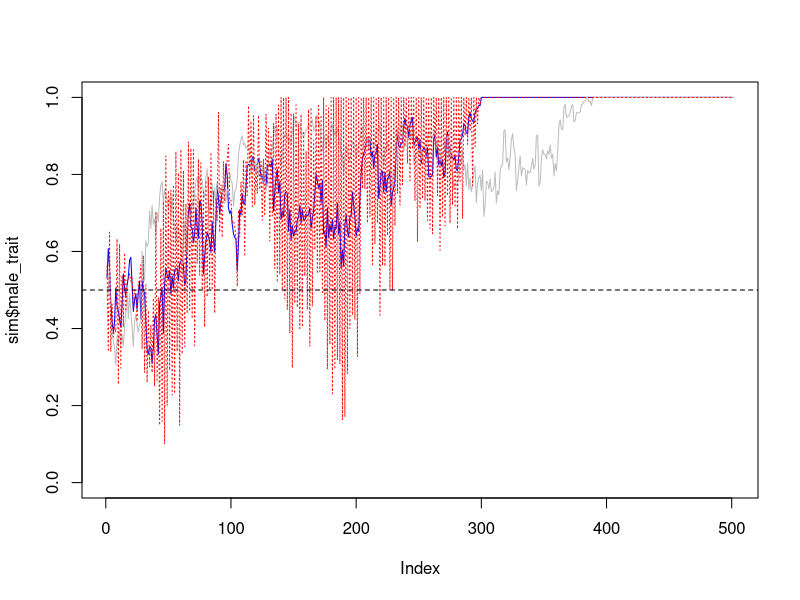

Recreate this plot in R.
#### parameters ####

## list of global parameters
p <- list(
  nb_class = c(1,1), ## i classes of juveniles; non reproductive; only the last observes
  ## j classes of adults; reproductive; only the last does not observe
  K = 200, ## pop size
  female_strategy = "conformity", ## alternatives: "koinophilia" or "conformity"
  survival = 0.9, ## must be < 1
  # ageing = 0.1, ## probability to stay in the same age class from one time step to the nexta
  initial_trait_frequency = 0.5, # initial probability that males have trait 1 (and neutral trait 1)
  # initial_choice_frequency = 0.1, # initial probability that females have chosen trait 1
  n_matings = 10, ## maximum number of matings for males at every time step, must be > 0
  heritability = 1, ## with mutation rate = 1 - heritability
  n_obs = 10, ## maximal number of couples observed per female
  c = 0.6, ## copying rate
  n_steps_removed = 50) ## must be > 0

## dataframe for parameters variation
param_variation <- expand.grid(n_obs = c(4, 6, 8, 10, 15),
                               heritability = 1,
                               c = seq(0.6, 0.8, 0.05))
param_variation_null <- expand.grid(n_obs = 0,
                               heritability = 1,
                               c = seq(0.6, 0.8, 0.05))

## number of replicates per combination of parameters
n_replicates <- 100

## total number of simulations to run
n_simus <- nrow(param_variation) * n_replicates

## number of time steps
n_steps <- 200


#### functions to run simulations ####

# parameters <- p

init_pop <- function(parameters) {
  males <- matrix(NA, nrow = parameters$K, ncol = 4) ## age / trait / neutral trait / alive / nb of matings    
  females <- matrix(NA, nrow = parameters$K, ncol = 7) ## age / trait / neutral trait / alive / observed / preferred / ID male chosen
  colnames(males) <- c("age", "trait", "neutral", "alive")
  colnames(females) <- c("age", "trait", "neutral", "alive", "observed", "preferred", "ID_father")
  ## description of classes
  reproductive = c(rep(FALSE, parameters$nb_class[1]), rep(TRUE, parameters$nb_class[2]))
  observing = c(rep(FALSE, parameters$nb_class[1]-1), TRUE, rep(TRUE, parameters$nb_class[2]-1), FALSE)
  ## initial repartition among age classes
  ## geometric decrease in frequency, based on survival chances
  n <- with(parameters,sum(nb_class))
  pr <- with(parameters, survival^(1:n) / ((survival-survival^(n+1)) / (1-survival))) 
  ## randomly draw number of males
  n_males <- rbinom(1, size = parameters$K, prob = 1/2)
  n_females <- parameters$K - n_males
  ## random repartition of individuals among age classes
  n_males <- as.numeric(rmultinom(1, size = n_males, prob = pr)) # number of males per age class
  n_females <- as.numeric(rmultinom(1, size = n_females, prob = pr)) # number of females per age class
  
  n_tot_females <- sum(n_females) # total number of females
  n_tot_males <- sum(n_males) # total number of males
  
  ## Initialization of age, trait, neutral trait and "who is alive" for females and males
  if (n_tot_females > 0) {
    pos <- 1 : n_tot_females
    females[pos, "age"] <- rep(1:n, times = n_females) # initialization of age in the female matrix
    females[pos, "trait"] <- rbinom(n_tot_females, size = 1, prob = parameters$initial_trait_frequency) # initialization of trait
    females[pos, "neutral"] <- rbinom(n_tot_females, size = 1, prob = parameters$initial_trait_frequency) # initialization of neutral trait
    females[pos, "alive"] <- 1 # initialization of "who is alive"
  }
  if (n_tot_males > 0) {
    pos <- 1 : n_tot_males 
    males[pos, "age"] <- rep(1:n, times = n_males) # initialization of age in the male matrix
    males[pos, "trait"] <- rbinom(n_tot_males, size = 1, prob = parameters$initial_trait_frequency) # initialization of trait
    males[pos, "neutral"] <- rbinom(n_tot_males, size = 1, prob = parameters$initial_trait_frequency) # initialization of neutral trait
    males[pos, "alive"] <- 1 # initialization of "who is alive"
  }
  
  ## Initialization of male chosen for reproductive females
  pos_f <- which(reproductive[females[, 1]]) # positions of reproductive females
  pos_m <- which(reproductive[males[, 1]]) # positions of reproductive males
  if (length(pos_f) > 0 & length(pos_m) > 0) {
    if (length(pos_m) == 1) {
      females[pos_f, "ID_father"] <- pos_m
    } else {
      females[pos_f, "ID_father"] <- sample(pos_m, size = length(pos_f), replace = TRUE)
    }
  }
  
  return(list(males = males, females = females, reproductive = reproductive, observing = observing))
}
# 
# parameters <- p
# tmax <- 10
# return_tradition_only = FALSE

dynamics <- function(tmax, parameters, return_tradition_only = FALSE) { # if return_tradition_only = FALSE, store raw temporal results, if not, store only one tradition (duration) per simulation
  ## initialization
  pop <- init_pop(parameters)
  
  nb <- sum(parameters$nb_class) # number of age classes
  n_females <- n_females_old <- table(factor(pop$females[, "age"], levels = 1 : nb)) # number of females per age class
  n_males <- n_males_old <- table(factor(pop$males[, "age"], levels = 1 : nb)) # number of males per age class
  
  ## prepare vectors and matrices to store output (only if we store raw results)
  if (!return_tradition_only) {
    # for males
    sequence_trait_m <- sequence_neutral_m <- rep(NA, tmax + 1)
    sequence_trait_m[1] <- mean(pop$males[, "trait"], na.rm = TRUE)
    sequence_neutral_m[1] <- mean(pop$males[, "neutral"], na.rm = TRUE)
    # for females
    sequence_trait_f <- sequence_neutral_f <- rep(NA, tmax + 1)
    sequence_observed <- sequence_preferred <- sequence_choice <- rep(NA, tmax + 1)
    sequence_trait_f[1] <- mean(pop$females[, "trait"], na.rm = TRUE)
    sequence_neutral_f[1] <- mean(pop$females[, "neutral"], na.rm = TRUE)
    sequence_choice[1] <- mean(pop$males[pop$females[, "ID_father"], "trait"], na.rm = TRUE)
    sequence_observed[1] <- NA
    sequence_preferred[1] <- NA
    # number of individuals in each age class
    pop_size <- matrix(NA, nrow = tmax + 1, ncol = 2*nb)
    pop_size[1,] <- c(n_females, n_males)
  } else {
    mean_choice <- NA
    trad_duration <- NA
  }
  sequence_nb_demos <- sequence_nb_observations <- rep(NA, tmax + 1)
  sequence_nb_demos[1] <- NA
  sequence_nb_observations[1] <- NA
  
  ## start loop on time steps
  ## as females are "initialized" with a mate, reproduction must come first
  for(g in 1 : tmax) {
    
    ## position of females who reproduced in the previous step
    pos_fR <- which(pop$reproductive[pop$females[, "age"]] & !is.na(pop$females[, "ID_father"])) # position of the females who reproduced (demonstrator females)
    # if (length(pos_fR) == 0) { # if no mate choice at the previous step, we want to end the simulation
    #   print(g)
    #   print("no mate choice in the previous step, stop time, return results")
    #   break # go out of the loop on time steps, to store results
    # }
    # print("the next 2 lines are the position of females who mated and of males that have been chosen in the previous step")
    # print(pos_fR)
    # print(pop$females[pos_fR, "ID_father"])
    
    ## observations / preference
    pos_fO <- which(pop$observing[pop$females[, "age"]]) # position of observing females
    if (length(pos_fO) == 0) {
      # print(g)
      # print("no observing females")
    }
    if (parameters$n_obs == 0) { # preference in the null model, for n_obs = 0
      pop$females[pos_fO, "observed"] <- NA # nothing is observed
      pop$females[pos_fO, "preferred"] <- rbinom(length(pos_fO), size = 1, prob = 1/2) # the preference is random
      sequence_nb_observations[g + 1] <- parameters$n_obs
    } else { # preference in the social model, for n_obs > 0
      # we need the trait of the observed males
      if (parameters$female_strategy == "conformity") { # if female strategy is conformity
        traits_observed_males <- pop$males[pop$females[pos_fR, "ID_father"], "trait"] # traits of males who reproduced with the demonstrator females at g-1
      }
      if (parameters$female_strategy == "koinophilia") { # if female strategy is koinophilia
        traits_observed_males <- pop$males[which(pop$reproductive[pop$males[, "age"]]), "trait"] # traits of reproductive males who are present at g
      }
      # if (!return_tradition_only) sequence_nb_demos[g + 1] <- length(traits_observed_males) # store the number of social info available
      
      if (parameters$n_obs >= length(traits_observed_males)) { # case where there is less to observe than what females could: all females observe the same matings
        sequence_nb_observations[g + 1] <- length(traits_observed_males) # the effective number of observations is the number of available matings to observe
        if (length(traits_observed_males) == 0) { # if there is nothing to observe at this time step, the preference is random
          # print(g)
          # print("nothing to observe, because no repro females or repro males at the previous step")
          pop$females[pos_fO, "observed"] <- NA
          pop$females[pos_fO, "preferred"] <- rbinom(length(pos_fO), size = 1, prob = 1/2)
        } else {
          fr_obs <- mean(traits_observed_males) # frequency for trait 1 observed
          pop$females[pos_fO, "observed"] <- fr_obs
          if (fr_obs > 1/2) {
            pop$females[pos_fO, "preferred"] <- 1
          } 
          else {
            if (fr_obs == 1/2) {
              pop$females[pos_fO,"preferred"] <- rbinom(length(pos_fO), size = 1, prob = 1/2)
            } 
            else {
              pop$females[pos_fO,"preferred"] <- 0
            }
          }
        }
      }
      if (parameters$n_obs < length(traits_observed_males)) { # could be replaced by a else?
        # case where there are more matings to observe than what females can observe
        # use a hypergeometric sampling for each female
        # and determine which male trait value is most frequent among the observations
        sequence_nb_observations[g + 1] <- parameters$n_obs
        nb_1 <- sum(traits_observed_males) # number of 1 in all possible observations
        nb_0 <- length(traits_observed_males) - nb_1 # number of 0 in all possible observations
        nb_1_obs <- rhyper(length(pos_fO), nb_1, nb_0, parameters$n_obs) # number of 1 observed by each observer female
        fr_obs <- nb_1_obs/parameters$n_obs # frequency of 1 observed for each observer female
        pop$females[pos_fO, "observed"] <- fr_obs
        pop$females[pos_fO, "preferred"] <- ifelse(fr_obs > 1/2, 1, 0)
        l <- fr_obs == 1/2
        if (any(l)) {
          pop$females[pos_fO[l], "preferred"] <- rbinom(sum(l), size = 1, prob = 1/2)
        } 
      }
    } ## end of acquisition of the preference in the social model
    
    
    ## who will survive?
    pos <- which(pop$females[, "age"] < nb) # position of females of age class in which survival occurs (not the last age class)
    pop$females[pos, "alive"] <- with(parameters, rbinom(length(pos), size = 1, prob = survival)) # survival (1) or death (0) for every female
    pop$females[which(pop$females[, "age"] == nb), "alive"] <- 0 # females of the last age class will all die
    pos <- which(pop$males[, "age"] < nb) # position of males of age class in which survival occurs (not the last age class)
    pop$males[pos, "alive"] <- with(parameters, rbinom(length(pos), size = 1, prob = survival)) # survival (1) or death (0) for every male
    pop$males[which(pop$males[, "age"] == nb), "alive"] <- 0 # males of the last age class will all die
    
    ## how many newborns to keep pop size constant?
    nb_newborns <- parameters$K - sum(pop$males[, "alive"], na.rm = TRUE) - sum(pop$females[, "alive"], na.rm = TRUE)
    if (nb_newborns < 0) stop("Number of newborns cannot be negative!") # check that everything is OK, in principle this could be removed...
    if (nb_newborns > parameters$K) stop("Number of newborns cannot excess max population size!")
    
    ## randomly draw the identity of the mother / transmission of trait
    if (length(pos_fR) > 0) { # if there are mothers...
      if (nb_newborns > 0) { # ... and space for newborns
        if (length(pos_fR) == 1) {
          who_is_the_mother <- pos_fR
        } else {
          who_is_the_mother <- sample(pos_fR, size = nb_newborns, replace = TRUE)
        }
        who_is_the_father <- pop$females[who_is_the_mother, "ID_father"] # position of the father for each newborn
        # compute trait values for newborns, as transmitted by the two parents
        # print("the next 4 lines are who_is_the_mother, who_is_the_father and theirs relative traits")
        # print(who_is_the_mother)
        # print(who_is_the_father)
        # print(pop$females[who_is_the_mother, "trait"])
        # print(pop$males[who_is_the_father, "trait"])
        newborn_trait <- ifelse(runif(nb_newborns) < 0.5, pop$females[who_is_the_mother, "trait"], pop$males[who_is_the_father, "trait"])
        newborn_neutral <- ifelse(runif(nb_newborns) < 0.5, pop$females[who_is_the_mother, "neutral"], pop$males[who_is_the_father, "neutral"])
        # print("next line = generation")
        # print(g)
        # print("next line = newborn_trait")
        # print(newborn_trait)
        # print("next line = newborn_neutral")
        # print(newborn_neutral)
        # print("next 2 lines = mother and father traits")
        # print(pop$females[who_is_the_mother, "trait"])
        # print(pop$males[who_is_the_father, "trait"])
        # mutation
        mutation_rate <- 1 - parameters$heritability
        mute <- runif(nb_newborns) < mutation_rate
        if (any(mute)) newborn_trait[mute] <- rbinom(sum(mute), size = 1, prob = 1/2)
        mute <- runif(nb_newborns) < mutation_rate
        if (any(mute)) newborn_neutral[mute] <- rbinom(sum(mute), size = 1, prob = 1/2)
        # print("the next line is newborns traits, and male newborn traits")
        # print(newborn_trait)
        # are newborns males or females ?
        newborn_female <- runif(nb_newborns) < 0.5 # TRUE if the newborn is a female
      } else {print("no space for newborns at this step")}
    } else {print("no newborns because no repo females at this step")}

    ## ageing / death
    pop$males[pop$males[, "alive"] == 0, ] <- NA # rows of NA for dead males
    # pos_males_age <- which(!is.na(pop$males[, "age"]))
    # pop$males[pos_males_age, "age"] <- ifelse(runif(length(pos_males_age)) > parameters$ageing, pop$males[pos_males_age, "age"] + 1, pop$males[pos_males_age, "age"])
    pop$males[, "age"] <- pop$males[, "age"] + 1
    pop$females[pop$females[, "alive"] == 0, ] <- NA # rows of NA for dead females
    # pos_females_age <- which(!is.na(pop$females[, "age"]))
    # pop$females[pos_females_age, "age"] <- ifelse(runif(length(pos_females_age)) > parameters$ageing, pop$females[pos_females_age, "age"] + 1, pop$females[pos_females_age, "age"])
    pop$females[, "age"] <- pop$females[, "age"] + 1

    
    # add newborns to tables
    if (length(pos_fR) > 0) { # if there are mothers...
      if (nb_newborns > 0) { # ... and space for newborns: there are newborns to add to tables
        if (length(newborn_female) > 0 & any(newborn_female)) { # female newborns
          pos <- which(is.na(pop$females[, "age"])) # all empty spaces in the matrix
          pos_f <- pos[1 : sum(newborn_female)] # the empty spaces that will be used to store newborns
          pop$females[pos_f, "trait"] <- newborn_trait[newborn_female]
          pop$females[pos_f, "neutral"] <- newborn_neutral[newborn_female]
          pop$females[pos_f, "age"] <- 1
          pop$females[pos_f, "alive"] <- 1
        }
        if (length(newborn_female) > 0 & any(!newborn_female)) { # male newborns
          pos <- which(is.na(pop$males[, "age"])) # all empty spaces in the matrix
          pos_m <- pos[1 : sum(!newborn_female)] # the empty spaces that will be used to store newborns
          # print(newborn_trait[!newborn_female])
          pop$males[pos_m, "trait"] <- newborn_trait[!newborn_female]
          pop$males[pos_m, "neutral"] <- newborn_neutral[!newborn_female]
          pop$males[pos_m, "age"] <- 1
          pop$males[pos_m, "alive"] <- 1
        }
      }
    }

    ## update who is reproductive (who will have to choose a mate)
    pos_fR <- which(pop$reproductive[pop$females[, "age"]])
    pos_mR <- which(pop$reproductive[pop$males[, "age"]])
    
    if (length(pos_fR) == 0) {
      print(g)
      print("no more reproductive females in the pop")
      nb_repro <- 0
      break
    }
    if (length(pos_mR) == 0) {
      print(g)
      print("no more reproductive males in the pop, stop time, return results")
      nb_repro <- 0
      break
    }
    
    ## mating based on preferences with competition among males
    pop$females[, "ID_father"] <- NA # reset the column of chosen mates from the previous time step
    pos_f_non_mated <- which(pop$reproductive[pop$females[, "age"]] & is.na(pop$females[, "ID_father"])) # females who have to choose a mate
    pos_m_non_mated <- pos_mR # males who still have matings to make
    nb_matings_males <- rep(parameters$n_matings, length(pos_mR)) # number of matings to make for each male
    names(nb_matings_males) <- pos_mR
    
    while (length(pos_f_non_mated) > 0 && length(pos_m_non_mated) > 0) { # as long as there are males and females available to mate
      # stop the while loop if c = 1 and all females preferences are different from males traits (no choice possible, the while loop would never end)
      if (parameters$c == 1 & !any(pop$females[pos_f_non_mated, "preferred"] %in% pop$males[pos_m_non_mated, "trait"])) {  
        break }
      
      pos_f_met <- pos_m_met <- NULL # vectors of females and males who will meet each other
      if (length(pos_f_non_mated) > length(pos_m_non_mated)) { # if there are more females to mate than males available
        pos_f_met <- sample(pos_f_non_mated, length(pos_m_non_mated), replace = FALSE) # we randomly select the females who will have a mate
        pos_m_met <- pos_m_non_mated
      }
      if (length(pos_m_non_mated) > length(pos_f_non_mated)) { # if there are more males available than females
        pos_m_met <- sample(pos_m_non_mated, length(pos_f_non_mated), replace = FALSE) # we randomly select one male for each female to meet with
        pos_f_met <- pos_f_non_mated
      }
      if (length(pos_m_non_mated) == length(pos_f_non_mated) && length(pos_m_non_mated) > 1) { # if there are as many males as females available (and > 1)
        pos_m_met <- sample(pos_m_non_mated) # all males available are met, we just reorder the vector of males
        pos_f_met <- pos_f_non_mated
      }
      if (length(pos_m_non_mated) == length(pos_f_non_mated) && length(pos_m_non_mated) == 1) { # if there are as many males as females available (1 of each)
        pos_m_met <- pos_m_non_mated # the last male available is met by the last female 
        pos_f_met <- pos_f_non_mated
      }
      
      pr <- ifelse(pop$males[pos_m_met, "trait"] == pop$females[pos_f_met, "preferred"], # probability to accept the sampled (met) male, for each female
                   parameters$c,
                   1 - parameters$c)
      
      if(any(is.na(pop$males[pos_m_met, "trait"]))) stop("NA in met males traits")
      if (any(pr < 0) | any(pr > 1)) stop("Invalid probability value!")
      
      chosen <- rbinom(length(pos_f_met), size = 1, prob = pr) # is the male chosen or not, for every female
      
      if (any(chosen == 1)) { # if matings occur, store the choice of females and update the vectors of males and females still available for mating
        pop$females[pos_f_met[chosen == 1], "ID_father"] <- pos_m_met[chosen == 1]
        pos_f_non_mated <- pos_fR[is.na(pop$females[pos_fR, "ID_father"])] # update positions of females without a mate
        
        nb_matings_males[as.character(pos_m_met[chosen == 1])] <- nb_matings_males[as.character(pos_m_met[chosen == 1])] - 1 # remove a mating for males who mated
        pos_m_non_mated <- pos_m_non_mated[nb_matings_males > 0] # keep only males who still have matings to make
        nb_matings_males <- nb_matings_males[nb_matings_males > 0] # keep only males who still have matings to make
      }
    }
    
    ## number of demonstrations during that time step
    nb_repro <- length(which(pop$reproductive[pop$females[, "age"]] & !is.na(pop$females[, "ID_father"])))
    sequence_nb_demos[g + 1] <- nb_repro
    
    ## done with that time step, store output
    
    # if (!any(!is.na(pop$females[, "age"])) || !any(!is.na(pop$males[, "age"]))) {
    #   g <- g - 1
    #   print("male or female extinction")
    #   break # go out of the for (generations) loop
    # }
    
    if (!return_tradition_only) { # outputs if we store raw temporal results
      # for males
      sequence_trait_m[g + 1] <- mean(pop$males[, "trait"], na.rm = TRUE)
      sequence_neutral_m[g + 1] <- mean(pop$males[, "neutral"], na.rm = TRUE)
      # for females
      sequence_trait_f[g + 1] <- mean(pop$females[, "trait"], na.rm = TRUE)
      sequence_neutral_f[g + 1] <- mean(pop$females[, "neutral"], na.rm = TRUE)
      sequence_observed[g + 1] <- mean(pop$females[, "observed"], na.rm = TRUE)
      sequence_preferred[g + 1] <- mean(pop$females[, "preferred"], na.rm = TRUE)
      sequence_choice[g + 1] <- mean(pop$males[pop$females[, "ID_father"], "trait"], na.rm = TRUE)
      # number of individuals in each age class
      n_females <- table(factor(pop$females[, "age"], levels = 1 : nb))
      n_males  <- table(factor(pop$males[, "age"], levels = 1 : nb))      
      pop_size[g + 1, ] <- c(n_females, n_males)
    }
    else { # if we store results for one tradition only, compute the duration of the tradition and stops the simulation if the tradition ends
      if (g == parameters$n_steps_removed) {
        mean_choice <- mean(pop$males[pop$females[, "ID_father"], "trait"], na.rm = TRUE)
        trad_duration <- 0
      }
      if (g > parameters$n_steps_removed) { # start computing the duration of the tradition and return results if the tradition ends
        mean_choice_old <- mean_choice # mean choice at g-1
        mean_choice <- mean(pop$males[pop$females[, "ID_father"], "trait"], na.rm = TRUE) # mean choice at g
        # print("the next 2 lines are mean_choice_old and mean_choice")
        # print(mean_choice_old)
        # print(mean_choice)
        # XOR operator (exclusive or): TRUE if one input is FALSE and the other is TRUE; FALSE if the two are TRUE, or if the two are FALSE
        if (xor(mean_choice > 0.5, mean_choice_old > 0.5)) return(c(last_time_step = g, mean_choice_last_step = mean_choice_old, 
                                                                    n_repro_last_step = nb_repro, mean_demos = mean(sequence_nb_demos, na.rm = T),
                                                                    mean_n_obs = mean(sequence_nb_observations, na.rm = T),
                                                                    tradition_duration = trad_duration))
        trad_duration <- trad_duration + 1
      }
    }
  } ## end of for loop (generations)
  
  ## done with all time steps, return results
  if (!return_tradition_only) {
    results <- list(population = pop, 
                    male_trait = sequence_trait_m, male_neutral = sequence_neutral_m,
                    female_trait = sequence_trait_f, female_neutral = sequence_neutral_f,
                    observed = sequence_observed, preference = sequence_preferred,
                    choice = sequence_choice, effective_nobs = sequence_nb_observations,
                    n_demos = sequence_nb_demos,
                    size = pop_size)
    return(results)
  } 
  else {
    return(c(last_time_step = g, mean_choice_last_step = mean_choice, 
             n_repro_last_step = nb_repro, mean_demos = mean(sequence_nb_demos, na.rm = T),
             mean_n_obs = mean(sequence_nb_observations, na.rm = T),
             tradition_duration = trad_duration))
  }
}

# p$c <- 0.7
# p$n_matings <- 2
# (test <- dynamics(150, p, return_tradition_only = T))

# test code
p$K <- 200
p$nb_class <- c(1,1)
p$ageing <- 0.1
p$female_strategy <- "conformity"
p$n_obs <- 0
p$c <- 0.5
p$heritability <- 1
p$n_matings <- 10
p$n_steps_removed <- 100
sim <- dynamics(500, p, return_tradition_only = F)

# test plot
plot(sim$male_trait, type = "l", col = "blue", ylim = c(0,1))
lines(sim$male_neutral, col = "gray")
lines(sim$choice, col = "red", lty = 3)
abline(h = 0.5, lty = 2)


# nb <- sum(p$nb_class)
# coul <- NULL
# for(i in 1 : nb) coul <- c(coul, adjustcolor("indianred", alpha.f = i/nb))
# for(i in 1 : nb) coul <- c(coul, adjustcolor("steelblue", alpha.f = i/nb))
# barplot(t(sim$size[1:100, ]), col = coul)

## function inputs:
# param_grid = dataframe for parameters variation
# parameters = list of global parameters
# file_name = name of the file in which we store results
# n_replicates = number of replicates for each parameters combination
# tmax = number of time steps in each simulation

param_grid <- param_variation
parameters <- p
file_name <- "test.csv"
n_replicates = 10
tmax = 100

parameters_exploration <- function(param_grid, parameters, file_name, n_replicates = 10, tmax = 200) {
  n_simus <- nrow(param_grid) * n_replicates
  simu_index <- 1
  for (i in 1 : nrow(param_grid)) {
    parameters[colnames(param_grid)] <- param_grid[i,] # set parameters value for the simulation to run
    # print(param_grid[i,])
    for (r in 1 : n_replicates) {
      cat(simu_index, "/", n_simus, "\n")
      simu <- try(dynamics(tmax, parameters, return_tradition_only = TRUE)) # run the simulation
      if (simu_index == 1) { # set up the file to store results
        cat("", "simu", colnames(param_grid), "replicate", names(simu), sep = ";", file = file_name, append = FALSE) # columns names in the file
        cat("\n", file = file_name, append = TRUE) # skip a line
      }
      if ("try-error" %in% class(simu)) { # try ro run the simulation, return NA in the results if there is an error
        # c(generation = NA, mean_choice = NA, tradition_duration = NA) # to be changed in something more generic
        cat(simu_index, i, unlist(param_grid[i,]), r, rep(NA, length(simu)), sep = ";", file = file_name, append = TRUE)
        cat("\n", file = file_name, append = TRUE) # skip a line
      }
      else {
        cat(simu_index, i, unlist(param_grid[i,]), r, simu, sep = ";", file = file_name, append = TRUE) # store results of the simulation in one row of the file
        cat("\n", file = file_name, append = TRUE) # skip a line
      }
      simu_index <- simu_index + 1
    }
  }
}

# test code
# gr <- expand.grid(heritability = seq(0.1, 0.9, by = 0.1), c = seq(0.5, 1, length = 10))
# parameters_exploration(gr, p, "toto.csv", tmax = 100)
parameters_exploration(param_grid, parameters, file_name, n_replicates = 10, tmax = 200)


